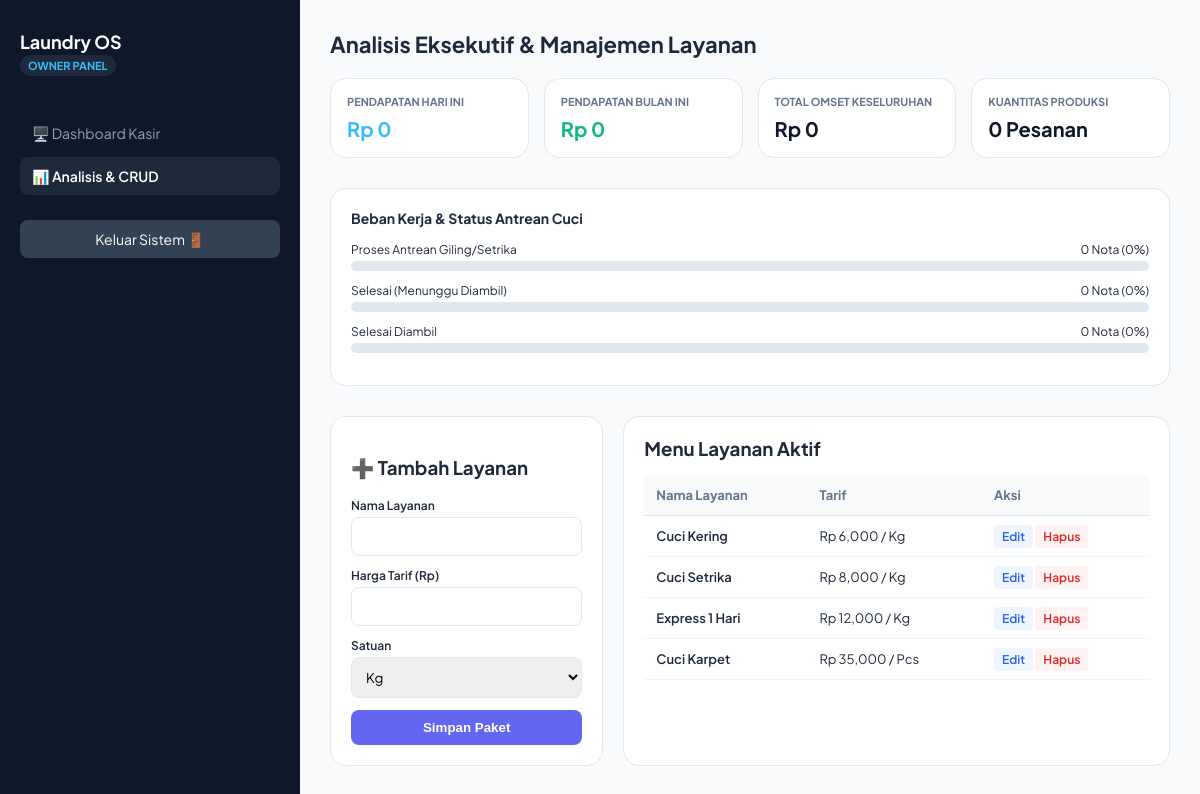
/admin.php (signed in), run on the app's committed database.
### tables this page shows
CREATE TABLE `layanan` (
  `id_layanan` int(11) NOT NULL,
  `nama_layanan` varchar(100) NOT NULL,
  `harga_per_satuan` int(11) NOT NULL,
  `satuan` varchar(20) DEFAULT 'Kg'
);

### admin.php (the view, shortened to what this page needs)
<?php
include 'koneksi.php';
$total_transaksi = mysqli_fetch_assoc(mysqli_query($koneksi, "SELECT COUNT(*) as total FROM transaksi"))['total'];
$total_pendapatan = mysqli_fetch_assoc(mysqli_query($koneksi, "SELECT SUM(total_bayar) as total FROM transaksi"))['total'] ?? 0;
$status_proses = mysqli_fetch_assoc(mysqli_query($koneksi, "SELECT COUNT(*) as total FROM transaksi WHERE status_pesanan='Proses'"))['total'];
$status_selesai = mysqli_fetch_assoc(mysqli_query($koneksi, "SELECT COUNT(*) as total FROM transaksi WHERE status_pesanan='Selesai'"))['total'];
$status_diambil = mysqli_fetch_assoc(mysqli_query($koneksi, "SELECT COUNT(*) as total FROM transaksi WHERE status_pesanan='Diambil'"))['total'];
$layanan_all = mysqli_query($koneksi, "SELECT * FROM layanan");
$hari_ini = date('Y-m-d');
$bulan_ini = date('Y-m');
$omset_hari = mysqli_fetch_assoc(mysqli_query($koneksi, "SELECT SUM(total_bayar) as total FROM transaksi WHERE DATE(tanggal_transaksi) = '$hari_ini'"));
$omset_bulan = mysqli_fetch_assoc(mysqli_query($koneksi, "SELECT SUM(total_bayar) as total FROM transaksi WHERE DATE_FORMAT(tanggal_transaksi, '%Y-%m') = '$bulan_ini'"));
$layanan_edit = null;
?>
<!DOCTYPE html>
<html lang="id">
<head>
</head>
<body>
<div class="sidebar">
    <div>
        <h2>Laundry OS</h2>
        <span style="font-size: 11px; background: #1e293b; padding: 4px 8px; border-radius: 12px; color: #38bdf8; font-weight:700;">OWNER PANEL</span>
    </div>
    <div style="margin-top: 20px; display:flex; flex-direction:column; gap:5px;">
        <a href="index.php">🖥️ Dashboard Kasir</a>
        <a href="admin.php" class="active">📊 Analisis & CRUD</a>
        <a href="logout.php" style="background: #334155; color: #fff; margin-top: 20px; text-align: center;">Keluar Sistem 🚪</a>
    </div>
</div>
<div class="main-content">
    <h2 style="margin: 0 0 20px 0; font-size: 22px;">Analisis Eksekutif & Manajemen Layanan</h2>
    <div class="grid-analisis">
        <div class="card-analytic"><h3>Pendapatan Hari Ini</h3><p style="color:#38bdf8;">Rp <?= number_format($omset_hari['total'] ?? 0); ?></p></div>
        <div class="card-analytic"><h3>Pendapatan Bulan Ini</h3><p style="color:#10b981;">Rp <?= number_format($omset_bulan['total'] ?? 0); ?></p></div>
        <div class="card-analytic"><h3>Total Omset Keseluruhan</h3><p>Rp <?= number_format($total_pendapatan); ?></p></div>
        <div class="card-analytic"><h3>Kuantitas Produksi</h3><p><?= $total_transaksi; ?> Pesanan</p></div>
    </div>
    <div class="chart-box">
        <h3 style="margin:0 0 15px 0; font-size:14px;">Beban Kerja & Status Antrean Cuci</h3>
        <?php
            $p_proses = $total_transaksi > 0 ? ($status_proses / $total_transaksi) * 100 : 0;
            $p_selesai = $total_transaksi > 0 ? ($status_selesai / $total_transaksi) * 100 : 0;
            $p_diambil = $total_transaksi > 0 ? ($status_diambil / $total_transaksi) * 100 : 0;
        ?>
        <div class="bar-group">
            <div class="bar-label"><span>Proses Antrean Giling/Setrika</span><span><?= $status_proses; ?> Nota (<?= round($p_proses); ?>%)</span></div>
            <div class="bar-bg"><div class="bar-fill" style="width: <?= $p_proses; ?>%; background: #f59e0b;"></div></div>
        </div>
        <div class="bar-group">
            <div class="bar-label"><span>Selesai (Menunggu Diambil)</span><span><?= $status_selesai; ?> Nota (<?= round($p_selesai); ?>%)</span></div>
            <div class="bar-bg"><div class="bar-fill" style="width: <?= $p_selesai; ?>%; background: #10b981;"></div></div>
        </div>
        <div class="bar-group">
            <div class="bar-label"><span>Selesai Diambil</span><span><?= $status_diambil; ?> Nota (<?= round($p_diambil); ?>%)</span></div>
            <div class="bar-bg"><div class="bar-fill" style="width: <?= $p_diambil; ?>%; background: #64748b;"></div></div>
        </div>
    </div>
    <div class="crud-container">
        <div class="form-panel">
            <h3><?= $layanan_edit ? '⚙️ Edit Layanan' : '➕ Tambah Layanan' ?></h3>
            <form action="admin.php" method="POST">
                <div class="form-group">
                    <label>Nama Layanan</label>
                    <input type="text" name="nama_layanan" value="<?= $layanan_edit['nama_layanan'] ?? ''; ?>" required>
                </div>
                <div class="form-group">
                    <label>Harga Tarif (Rp)</label>
                    <input type="number" name="harga_per_satuan" value="<?= $layanan_edit['harga_per_satuan'] ?? ''; ?>" required>
                </div>
                <div class="form-group">
                    <label>Satuan</label>
                    <select name="satuan">
                        <option value="Kg" <?= (isset($layanan_edit) && $layanan_edit['satuan']=='Kg')?'selected':''; ?>>Kg</option>
                    </select>
                </div>
                <button type="submit" name="<?= $layanan_edit ? 'edit_layanan' : 'tambah_layanan' ?>" class="btn-submit">Simpan Paket</button>
            </form>
        </div>
        <div class="table-panel">
            <h3 style="margin: 0 0 15px 0;">Menu Layanan Aktif</h3>
            <table>
                <thead><tr><th>Nama Layanan</th><th>Tarif</th><th>Aksi</th></tr></thead>
                <tbody>
                    <?php while ($row = mysqli_fetch_assoc($layanan_all)): ?>
                        <tr>
                            <td style="font-weight:600;"><?= htmlspecialchars($row['nama_layanan']); ?></td>
                            <td>Rp <?= number_format($row['harga_per_satuan']); ?> / <?= $row['satuan']; ?></td>
                            <td>
                                <a href="admin.php?edit=<?= $row['id_layanan']; ?>" class="btn-action btn-edit">Edit</a>
                                <a href="admin.php?hapus=<?= $row['id_layanan']; ?>" class="btn-action btn-delete" onclick="return confirm('Hapus?')">Hapus</a>
                            </td>
                        </tr>
                    <?php endwhile; ?>
                </tbody>
            </table>
        </div>
    </div>
</div>
</body>
</html>

### admin.php (style rules this page uses)
:root { --bg-main: #f8fafc; --sidebar-bg: #0f172a; --text-main: #1e293b; --primary: #6366f1; --border-color: #e2e8f0; }
body { font-family: 'Plus Jakarta Sans', sans-serif; margin: 0; background: var(--bg-main); color: var(--text-main); display: flex; height: 100vh; overflow: hidden; }
.sidebar { width: 260px; background: var(--sidebar-bg); color: white; padding: 30px 20px; display: flex; flex-direction: column; gap: 20px; }
.sidebar h2 { font-size: 18px; margin: 0; }
.sidebar a { color: #94a3b8; text-decoration: none; font-size: 14px; padding: 10px 12px; border-radius: 8px; display: block; }
.sidebar a.active { background: #1e293b; color: #fff; font-weight: 600; }
.main-content { flex: 1; padding: 30px; overflow-y: auto; }
.grid-analisis { display: grid; grid-template-columns: repeat(4, 1fr); gap: 15px; margin-bottom: 30px; }
.card-analytic { background: white; padding: 16px; border-radius: 16px; border: 1px solid var(--border-color); }
.card-analytic h3 { margin: 0; font-size: 11px; color: #64748b; text-transform: uppercase; }
.card-analytic p { margin: 8px 0 0 0; font-size: 20px; font-weight: 700; color: #0f172a; }
.chart-box { background: white; padding: 20px; border-radius: 16px; border: 1px solid var(--border-color); margin-bottom: 30px; }
.bar-group { margin-bottom: 12px; }
.bar-label { display: flex; justify-content: space-between; font-size: 12px; margin-bottom: 4px; }
.bar-bg { background: #e2e8f0; height: 10px; border-radius: 10px; overflow: hidden; }
.crud-container { display: grid; grid-template-columns: 1fr 2fr; gap: 20px; }
.form-panel, .table-panel { background: white; padding: 20px; border-radius: 16px; border: 1px solid var(--border-color); }
.form-group { margin-bottom: 12px; }
label { display: block; font-size: 12px; font-weight: 600; margin-bottom: 4px; }
input, select { width: 100%; padding: 10px; border: 1px solid var(--border-color); border-radius: 8px; box-sizing: border-box; font-family: inherit; }
button.btn-submit { background: var(--primary); color: white; border: none; padding: 10px; width: 100%; border-radius: 8px; font-weight: 600; cursor: pointer; }
table { width: 100%; border-collapse: collapse; font-size: 13px; }
th { background: #f8fafc; padding: 12px; color: #64748b; border-bottom: 1px solid var(--border-color); text-align: left; }
td { padding: 12px; border-bottom: 1px solid #f1f5f9; }
.btn-action { font-size: 12px; text-decoration: none; padding: 4px 8px; border-radius: 4px; font-weight:600; }
.btn-edit { background: #eff6ff; color: #2563eb; }
.btn-delete { background: #fef2f2; color: #dc2626; }

### data on the page
layanan: nama_layanan "Cuci Kering", harga_per_satuan "6,000", satuan "Kg"
layanan: nama_layanan "Cuci Setrika", harga_per_satuan "8,000", satuan "Kg"
layanan: nama_layanan "Express 1 Hari", harga_per_satuan "12,000", satuan "Kg"
layanan: nama_layanan "Cuci Karpet", harga_per_satuan "35,000", satuan "Pcs"

### other printed values
$omset_hari['total'] "0"
$omset_bulan['total'] "0"
$total_pendapatan "0"
$total_transaksi "0"
$status_proses "0"
$p_proses "0"
$status_selesai "0"
$p_selesai "0"
$status_diambil "0"
$p_diambil "0"
